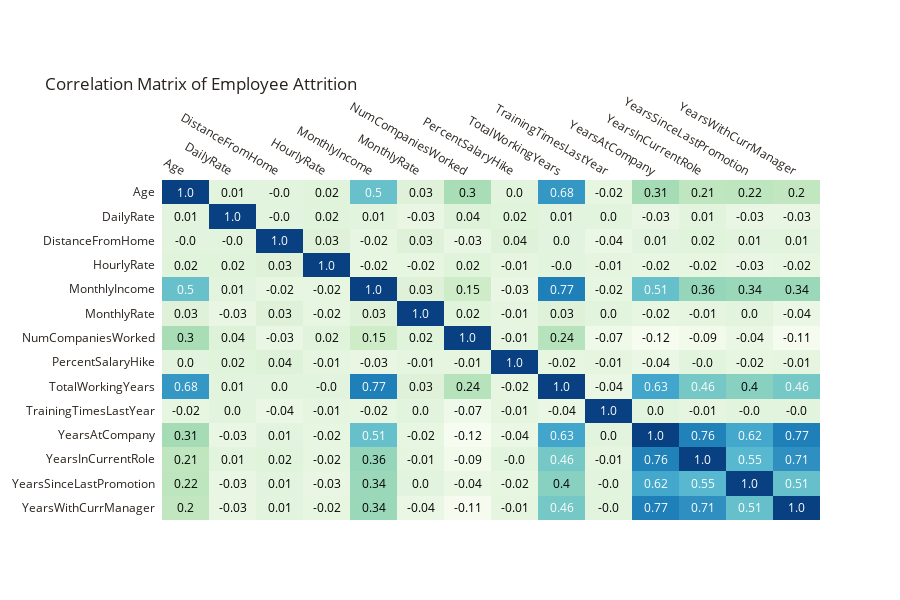

The cell this chart's notebook holds for it:
### Markdown cell above
Dựa trên scatterplot trên, thu nhập hàng tháng có mối tương quan duong với tổng số năm làm việc và có mối liên hệ mạnh giữa thu nhập của nhân viên và job level của họ.

### Code cell
cat_cols=[]
for i in data.columns:
    if data[i].nunique() <= 5 or data[i].dtype == object:
        cat_cols.append(i)
df=data.copy()
df.drop(df[cat_cols], axis=1, inplace=True)
df.drop('EmployeeNumber', axis=1, inplace=True)
corr=df.corr().round(2)
x=corr.index.tolist()
y=corr.columns.tolist()
z=corr.to_numpy()
fig = ff.create_annotated_heatmap(z=z, x=x, y=y, annotation_text=z, name='',
                                  hovertemplate="Correlation between %{x} and %{y}= %{z}",
                                  colorscale='GnBu')
fig.update_yaxes(autorange="reversed")
fig.update_layout(title="Correlation Matrix of Employee Attrition", 
                  font_color='#28221D',margin=dict(t=180),height=600)
fig.show()

### Figure 1 — Plotly figure (JSON) as saved in the notebook; plotly's stock layout.template omitted (floating-point values rounded to 4 significant figures; data arrays with more than 128 entries replaced by an {"elided": "..."} marker saying what was removed)
{"data": [{"colorscale": [[0, "rgb(247,252,240)"], [0.125, "rgb(224,243,219)"], [0.25, "rgb(204,235,197)"], [0.375, "rgb(168,221,181)"], [0.5, "rgb(123,204,196)"], [0.625, "rgb(78,179,211)"], [0.75, "rgb(43,140,190)"], [0.875, "rgb(8,104,172)"], [1, "rgb(8,64,129)"]], "hovertemplate": "Correlation between %{x} and %{y}= %{z}", "name": "", "reversescale": false, "showscale": false, "type": "heatmap", "x": ["Age", "DailyRate", "DistanceFromHome", "HourlyRate", "MonthlyIncome", "MonthlyRate", "NumCompaniesWorked", "PercentSalaryHike", "TotalWorkingYears", "TrainingTimesLastYear", "YearsAtCompany", "YearsInCurrentRole", "YearsSinceLastPromotion", "YearsWithCurrManager"], "y": ["Age", "DailyRate", "DistanceFromHome", "HourlyRate", "MonthlyIncome", "MonthlyRate", "NumCompaniesWorked", "PercentSalaryHike", "TotalWorkingYears", "TrainingTimesLastYear", "YearsAtCompany", "YearsInCurrentRole", "YearsSinceLastPromotion", "YearsWithCurrManager"], "z": {"elided": "14x14 float values"}}], "layout": {"annotations": [{"font": {"color": "#FFFFFF"}, "showarrow": false, "text": "1.0", "x": "Age", "xref": "x", "y": "Age", "yref": "y"}, {"font": {"color": "#000000"}, "showarrow": false, "text": "0.01", "x": "DailyRate", "xref": "x", "y": "Age", "yref": "y"}, {"font": {"color": "#000000"}, "showarrow": false, "text": "-0.0", "x": "DistanceFromHome", "xref": "x", "y": "Age", "yref": "y"}, {"font": {"color": "#000000"}, "showarrow": false, "text": "0.02", "x": "HourlyRate", "xref": "x", "y": "Age", "yref": "y"}, {"font": {"color": "#FFFFFF"}, "showarrow": false, "text": "0.5", "x": "MonthlyIncome", "xref": "x", "y": "Age", "yref": "y"}, {"font": {"color": "#000000"}, "showarrow": false, "text": "0.03", "x": "MonthlyRate", "xref": "x", "y": "Age", "yref": "y"}, {"font": {"color": "#000000"}, "showarrow": false, "text": "0.3", "x": "NumCompaniesWorked", "xref": "x", "y": "Age", "yref": "y"}, {"font": {"color": "#000000"}, "showarrow": false, "text": "0.0", "x": "PercentSalaryHike", "xref": "x", "y": "Age", "yref": "y"}, {"font": {"color": "#FFFFFF"}, "showarrow": false, "text": "0.68", "x": "TotalWorkingYears", "xref": "x", "y": "Age", "yref": "y"}, {"font": {"color": "#000000"}, "showarrow": false, "text": "-0.02", "x": "TrainingTimesLastYear", "xref": "x", "y": "Age", "yref": "y"}, {"font": {"color": "#000000"}, "showarrow": false, "text": "0.31", "x": "YearsAtCompany", "xref": "x", "y": "Age", "yref": "y"}, {"font": {"color": "#000000"}, "showarrow": false, "text": "0.21", "x": "YearsInCurrentRole", "xref": "x", "y": "Age", "yref": "y"}, {"font": {"color": "#000000"}, "showarrow": false, "text": "0.22", "x": "YearsSinceLastPromotion", "xref": "x", "y": "Age", "yref": "y"}, {"font": {"color": "#000000"}, "showarrow": false, "text": "0.2", "x": "YearsWithCurrManager", "xref": "x", "y": "Age", "yref": "y"}, {"font": {"color": "#000000"}, "showarrow": false, "text": "0.01", "x": "Age", "xref": "x", "y": "DailyRate", "yref": "y"}, {"font": {"color": "#FFFFFF"}, "showarrow": false, "text": "1.0", "x": "DailyRate", "xref": "x", "y": "DailyRate", "yref": "y"}, {"font": {"color": "#000000"}, "showarrow": false, "text": "-0.0", "x": "DistanceFromHome", "xref": "x", "y": "DailyRate", "yref": "y"}, {"font": {"color": "#000000"}, "showarrow": false, "text": "0.02", "x": "HourlyRate", "xref": "x", "y": "DailyRate", "yref": "y"}, {"font": {"color": "#000000"}, "showarrow": false, "text": "0.01", "x": "MonthlyIncome", "xref": "x", "y": "DailyRate", "yref": "y"}, {"font": {"color": "#000000"}, "showarrow": false, "text": "-0.03", "x": "MonthlyRate", "xref": "x", "y": "DailyRate", "yref": "y"}, {"font": {"color": "#000000"}, "showarrow": false, "text": "0.04", "x": "NumCompaniesWorked", "xref": "x", "y": "DailyRate", "yref": "y"}, {"font": {"color": "#000000"}, "showarrow": false, "text": "0.02", "x": "PercentSalaryHike", "xref": "x", "y": "DailyRate", "yref": "y"}, {"font": {"color": "#000000"}, "showarrow": false, "text": "0.01", "x": "TotalWorkingYears", "xref": "x", "y": "DailyRate", "yref": "y"}, {"font": {"color": "#000000"}, "showarrow": false, "text": "0.0", "x": "TrainingTimesLastYear", "xref": "x", "y": "DailyRate", "yref": "y"}, {"font": {"color": "#000000"}, "showarrow": false, "text": "-0.03", "x": "YearsAtCompany", "xref": "x", "y": "DailyRate", "yref": "y"}, {"font": {"color": "#000000"}, "showarrow": false, "text": "0.01", "x": "YearsInCurrentRole", "xref": "x", "y": "DailyRate", "yref": "y"}, {"font": {"color": "#000000"}, "showarrow": false, "text": "-0.03", "x": "YearsSinceLastPromotion", "xref": "x", "y": "DailyRate", "yref": "y"}, {"font": {"color": "#000000"}, "showarrow": false, "text": "-0.03", "x": "YearsWithCurrManager", "xref": "x", "y": "DailyRate", "yref": "y"}, {"font": {"color": "#000000"}, "showarrow": false, "text": "-0.0", "x": "Age", "xref": "x", "y": "DistanceFromHome", "yref": "y"}, {"font": {"color": "#000000"}, "showarrow": false, "text": "-0.0", "x": "DailyRate", "xref": "x", "y": "DistanceFromHome", "yref": "y"}, {"font": {"color": "#FFFFFF"}, "showarrow": false, "text": "1.0", "x": "DistanceFromHome", "xref": "x", "y": "DistanceFromHome", "yref": "y"}, {"font": {"color": "#000000"}, "showarrow": false, "text": "0.03", "x": "HourlyRate", "xref": "x", "y": "DistanceFromHome", "yref": "y"}, {"font": {"color": "#000000"}, "showarrow": false, "text": "-0.02", "x": "MonthlyIncome", "xref": "x", "y": "DistanceFromHome", "yref": "y"}, {"font": {"color": "#000000"}, "showarrow": false, "text": "0.03", "x": "MonthlyRate", "xref": "x", "y": "DistanceFromHome", "yref": "y"}, {"font": {"color": "#000000"}, "showarrow": false, "text": "-0.03", "x": "NumCompaniesWorked", "xref": "x", "y": "DistanceFromHome", "yref": "y"}, {"font": {"color": "#000000"}, "showarrow": false, "text": "0.04", "x": "PercentSalaryHike", "xref": "x", "y": "DistanceFromHome", "yref": "y"}, {"font": {"color": "#000000"}, "showarrow": false, "text": "0.0", "x": "TotalWorkingYears", "xref": "x", "y": "DistanceFromHome", "yref": "y"}, {"font": {"color": "#000000"}, "showarrow": false, "text": "-0.04", "x": "TrainingTimesLastYear", "xref": "x", "y": "DistanceFromHome", "yref": "y"}, {"font": {"color": "#000000"}, "showarrow": false, "text": "0.01", "x": "YearsAtCompany", "xref": "x", "y": "DistanceFromHome", "yref": "y"}, {"font": {"color": "#000000"}, "showarrow": false, "text": "0.02", "x": "YearsInCurrentRole", "xref": "x", "y": "DistanceFromHome", "yref": "y"}, {"font": {"color": "#000000"}, "showarrow": false, "text": "0.01", "x": "YearsSinceLastPromotion", "xref": "x", "y": "DistanceFromHome", "yref": "y"}, {"font": {"color": "#000000"}, "showarrow": false, "text": "0.01", "x": "YearsWithCurrManager", "xref": "x", "y": "DistanceFromHome", "yref": "y"}, {"font": {"color": "#000000"}, "showarrow": false, "text": "0.02", "x": "Age", "xref": "x", "y": "HourlyRate", "yref": "y"}, {"font": {"color": "#000000"}, "showarrow": false, "text": "0.02", "x": "DailyRate", "xref": "x", "y": "HourlyRate", "yref": "y"}, {"font": {"color": "#000000"}, "showarrow": false, "text": "0.03", "x": "DistanceFromHome", "xref": "x", "y": "HourlyRate", "yref": "y"}, {"font": {"color": "#FFFFFF"}, "showarrow": false, "text": "1.0", "x": "HourlyRate", "xref": "x", "y": "HourlyRate", "yref": "y"}, {"font": {"color": "#000000"}, "showarrow": false, "text": "-0.02", "x": "MonthlyIncome", "xref": "x", "y": "HourlyRate", "yref": "y"}, {"font": {"color": "#000000"}, "showarrow": false, "text": "-0.02", "x": "MonthlyRate", "xref": "x", "y": "HourlyRate", "yref": "y"}, {"font": {"color": "#000000"}, "showarrow": false, "text": "0.02", "x": "NumCompaniesWorked", "xref": "x", "y": "HourlyRate", "yref": "y"}, {"font": {"color": "#000000"}, "showarrow": false, "text": "-0.01", "x": "PercentSalaryHike", "xref": "x", "y": "HourlyRate", "yref": "y"}, {"font": {"color": "#000000"}, "showarrow": false, "text": "-0.0", "x": "TotalWorkingYears", "xref": "x", "y": "HourlyRate", "yref": "y"}, {"font": {"color": "#000000"}, "showarrow": false, "text": "-0.01", "x": "TrainingTimesLastYear", "xref": "x", "y": "HourlyRate", "yref": "y"}, {"font": {"color": "#000000"}, "showarrow": false, "text": "-0.02", "x": "YearsAtCompany", "xref": "x", "y": "HourlyRate", "yref": "y"}, {"font": {"color": "#000000"}, "showarrow": false, "text": "-0.02", "x": "YearsInCurrentRole", "xref": "x", "y": "HourlyRate", "yref": "y"}, {"font": {"color": "#000000"}, "showarrow": false, "text": "-0.03", "x": "YearsSinceLastPromotion", "xref": "x", "y": "HourlyRate", "yref": "y"}, {"font": {"color": "#000000"}, "showarrow": false, "text": "-0.02", "x": "YearsWithCurrManager", "xref": "x", "y": "HourlyRate", "yref": "y"}, {"font": {"color": "#FFFFFF"}, "showarrow": false, "text": "0.5", "x": "Age", "xref": "x", "y": "MonthlyIncome", "yref": "y"}, {"font": {"color": "#000000"}, "showarrow": false, "text": "0.01", "x": "DailyRate", "xref": "x", "y": "MonthlyIncome", "yref": "y"}, {"font": {"color": "#000000"}, "showarrow": false, "text": "-0.02", "x": "DistanceFromHome", "xref": "x", "y": "MonthlyIncome", "yref": "y"}, {"font": {"color": "#000000"}, "showarrow": false, "text": "-0.02", "x": "HourlyRate", "xref": "x", "y": "MonthlyIncome", "yref": "y"}, {"font": {"color": "#FFFFFF"}, "showarrow": false, "text": "1.0", "x": "MonthlyIncome", "xref": "x", "y": "MonthlyIncome", "yref": "y"}, {"font": {"color": "#000000"}, "showarrow": false, "text": "0.03", "x": "MonthlyRate", "xref": "x", "y": "MonthlyIncome", "yref": "y"}, {"font": {"color": "#000000"}, "showarrow": false, "text": "0.15", "x": "NumCompaniesWorked", "xref": "x", "y": "MonthlyIncome", "yref": "y"}, {"font": {"color": "#000000"}, "showarrow": false, "text": "-0.03", "x": "PercentSalaryHike", "xref": "x", "y": "MonthlyIncome", "yref": "y"}, {"font": {"color": "#FFFFFF"}, "showarrow": false, "text": "0.77", "x": "TotalWorkingYears", "xref": "x", "y": "MonthlyIncome", "yref": "y"}, {"font": {"color": "#000000"}, "showarrow": false, "text": "-0.02", "x": "TrainingTimesLastYear", "xref": "x", "y": "MonthlyIncome", "yref": "y"}, {"font": {"color": "#FFFFFF"}, "showarrow": false, "text": "0.51", "x": "YearsAtCompany", "xref": "x", "y": "MonthlyIncome", "yref": "y"}, {"font": {"color": "#000000"}, "showarrow": false, "text": "0.36", "x": "YearsInCurrentRole", "xref": "x", "y": "MonthlyIncome", "yref": "y"}, {"font": {"color": "#000000"}, "showarrow": false, "text": "0.34", "x": "YearsSinceLastPromotion", "xref": "x", "y": "MonthlyIncome", "yref": "y"}, {"font": {"color": "#000000"}, "showarrow": false, "text": "0.34", "x": "YearsWithCurrManager", "xref": "x", "y": "MonthlyIncome", "yref": "y"}, {"font": {"color": "#000000"}, "showarrow": false, "text": "0.03", "x": "Age", "xref": "x", "y": "MonthlyRate", "yref": "y"}, {"font": {"color": "#000000"}, "showarrow": false, "text": "-0.03", "x": "DailyRate", "xref": "x", "y": "MonthlyRate", "yref": "y"}, {"font": {"color": "#000000"}, "showarrow": false, "text": "0.03", "x": "DistanceFromHome", "xref": "x", "y": "MonthlyRate", "yref": "y"}, {"font": {"color": "#000000"}, "showarrow": false, "text": "-0.02", "x": "HourlyRate", "xref": "x", "y": "MonthlyRate", "yref": "y"}, {"font": {"color": "#000000"}, "showarrow": false, "text": "0.03", "x": "MonthlyIncome", "xref": "x", "y": "MonthlyRate", "yref": "y"}, {"font": {"color": "#FFFFFF"}, "showarrow": false, "text": "1.0", "x": "MonthlyRate", "xref": "x", "y": "MonthlyRate", "yref": "y"}, {"font": {"color": "#000000"}, "showarrow": false, "text": "0.02", "x": "NumCompaniesWorked", "xref": "x", "y": "MonthlyRate", "yref": "y"}, {"font": {"color": "#000000"}, "showarrow": false, "text": "-0.01", "x": "PercentSalaryHike", "xref": "x", "y": "MonthlyRate", "yref": "y"}, {"font": {"color": "#000000"}, "showarrow": false, "text": "0.03", "x": "TotalWorkingYears", "xref": "x", "y": "MonthlyRate", "yref": "y"}, {"font": {"color": "#000000"}, "showarrow": false, "text": "0.0", "x": "TrainingTimesLastYear", "xref": "x", "y": "MonthlyRate", "yref": "y"}, {"font": {"color": "#000000"}, "showarrow": false, "text": "-0.02", "x": "YearsAtCompany", "xref": "x", "y": "MonthlyRate", "yref": "y"}, {"font": {"color": "#000000"}, "showarrow": false, "text": "-0.01", "x": "YearsInCurrentRole", "xref": "x", "y": "MonthlyRate", "yref": "y"}, {"font": {"color": "#000000"}, "showarrow": false, "text": "0.0", "x": "YearsSinceLastPromotion", "xref": "x", "y": "MonthlyRate", "yref": "y"}, {"font": {"color": "#000000"}, "showarrow": false, "text": "-0.04", "x": "YearsWithCurrManager", "xref": "x", "y": "MonthlyRate", "yref": "y"}, {"font": {"color": "#000000"}, "showarrow": false, "text": "0.3", "x": "Age", "xref": "x", "y": "NumCompaniesWorked", "yref": "y"}, {"font": {"color": "#000000"}, "showarrow": false, "text": "0.04", "x": "DailyRate", "xref": "x", "y": "NumCompaniesWorked", "yref": "y"}, {"font": {"color": "#000000"}, "showarrow": false, "text": "-0.03", "x": "DistanceFromHome", "xref": "x", "y": "NumCompaniesWorked", "yref": "y"}, {"font": {"color": "#000000"}, "showarrow": false, "text": "0.02", "x": "HourlyRate", "xref": "x", "y": "NumCompaniesWorked", "yref": "y"}, {"font": {"color": "#000000"}, "showarrow": false, "text": "0.15", "x": "MonthlyIncome", "xref": "x", "y": "NumCompaniesWorked", "yref": "y"}, {"font": {"color": "#000000"}, "showarrow": false, "text": "0.02", "x": "MonthlyRate", "xref": "x", "y": "NumCompaniesWorked", "yref": "y"}, {"font": {"color": "#FFFFFF"}, "showarrow": false, "text": "1.0", "x": "NumCompaniesWorked", "xref": "x", "y": "NumCompaniesWorked", "yref": "y"}, {"font": {"color": "#000000"}, "showarrow": false, "text": "-0.01", "x": "PercentSalaryHike", "xref": "x", "y": "NumCompaniesWorked", "yref": "y"}, {"font": {"color": "#000000"}, "showarrow": false, "text": "0.24", "x": "TotalWorkingYears", "xref": "x", "y": "NumCompaniesWorked", "yref": "y"}, {"font": {"color": "#000000"}, "showarrow": false, "text": "-0.07", "x": "TrainingTimesLastYear", "xref": "x", "y": "NumCompaniesWorked", "yref": "y"}, {"font": {"color": "#000000"}, "showarrow": false, "text": "-0.12", "x": "YearsAtCompany", "xref": "x", "y": "NumCompaniesWorked", "yref": "y"}, {"font": {"color": "#000000"}, "showarrow": false, "text": "-0.09", "x": "YearsInCurrentRole", "xref": "x", "y": "NumCompaniesWorked", "yref": "y"}, {"font": {"color": "#000000"}, "showarrow": false, "text": "-0.04", "x": "YearsSinceLastPromotion", "xref": "x", "y": "NumCompaniesWorked", "yref": "y"}, {"font": {"color": "#000000"}, "showarrow": false, "text": "-0.11", "x": "YearsWithCurrManager", "xref": "x", "y": "NumCompaniesWorked", "yref": "y"}, {"font": {"color": "#000000"}, "showarrow": false, "text": "0.0", "x": "Age", "xref": "x", "y": "PercentSalaryHike", "yref": "y"}, {"font": {"color": "#000000"}, "showarrow": false, "text": "0.02", "x": "DailyRate", "xref": "x", "y": "PercentSalaryHike", "yref": "y"}, {"font": {"color": "#000000"}, "showarrow": false, "text": "0.04", "x": "DistanceFromHome", "xref": "x", "y": "PercentSalaryHike", "yref": "y"}, {"font": {"color": "#000000"}, "showarrow": false, "text": "-0.01", "x": "HourlyRate", "xref": "x", "y": "PercentSalaryHike", "yref": "y"}, {"font": {"color": "#000000"}, "showarrow": false, "text": "-0.03", "x": "MonthlyIncome", "xref": "x", "y": "PercentSalaryHike", "yref": "y"}, {"font": {"color": "#000000"}, "showarrow": false, "text": "-0.01", "x": "MonthlyRate", "xref": "x", "y": "PercentSalaryHike", "yref": "y"}, {"font": {"color": "#000000"}, "showarrow": false, "text": "-0.01", "x": "NumCompaniesWorked", "xref": "x", "y": "PercentSalaryHike", "yref": "y"}, {"font": {"color": "#FFFFFF"}, "showarrow": false, "text": "1.0", "x": "PercentSalaryHike", "xref": "x", "y": "PercentSalaryHike", "yref": "y"}, {"font": {"color": "#000000"}, "showarrow": false, "text": "-0.02", "x": "TotalWorkingYears", "xref": "x", "y": "PercentSalaryHike", "yref": "y"}, {"font": {"color": "#000000"}, "showarrow": false, "text": "-0.01", "x": "TrainingTimesLastYear", "xref": "x", "y": "PercentSalaryHike", "yref": "y"}, {"font": {"color": "#000000"}, "showarrow": false, "text": "-0.04", "x": "YearsAtCompany", "xref": "x", "y": "PercentSalaryHike", "yref": "y"}, {"font": {"color": "#000000"}, "showarrow": false, "text": "-0.0", "x": "YearsInCurrentRole", "xref": "x", "y": "PercentSalaryHike", "yref": "y"}, {"font": {"color": "#000000"}, "showarrow": false, "text": "-0.02", "x": "YearsSinceLastPromotion", "xref": "x", "y": "PercentSalaryHike", "yref": "y"}, {"font": {"color": "#000000"}, "showarrow": false, "text": "-0.01", "x": "YearsWithCurrManager", "xref": "x", "y": "PercentSalaryHike", "yref": "y"}, {"font": {"color": "#FFFFFF"}, "showarrow": false, "text": "0.68", "x": "Age", "xref": "x", "y": "TotalWorkingYears", "yref": "y"}, {"font": {"color": "#000000"}, "showarrow": false, "text": "0.01", "x": "DailyRate", "xref": "x", "y": "TotalWorkingYears", "yref": "y"}, {"font": {"color": "#000000"}, "showarrow": false, "text": "0.0", "x": "DistanceFromHome", "xref": "x", "y": "TotalWorkingYears", "yref": "y"}, {"font": {"color": "#000000"}, "showarrow": false, "text": "-0.0", "x": "HourlyRate", "xref": "x", "y": "TotalWorkingYears", "yref": "y"}, {"font": {"color": "#FFFFFF"}, "showarrow": false, "text": "0.77", "x": "MonthlyIncome", "xref": "x", "y": "TotalWorkingYears", "yref": "y"}, {"font": {"color": "#000000"}, "showarrow": false, "text": "0.03", "x": "MonthlyRate", "xref": "x", "y": "TotalWorkingYears", "yref": "y"}, {"font": {"color": "#000000"}, "showarrow": false, "text": "0.24", "x": "NumCompaniesWorked", "xref": "x", "y": "TotalWorkingYears", "yref": "y"}, {"font": {"color": "#000000"}, "showarrow": false, "text": "-0.02", "x": "PercentSalaryHike", "xref": "x", "y": "TotalWorkingYears", "yref": "y"}, {"font": {"color": "#FFFFFF"}, "showarrow": false, "text": "1.0", "x": "TotalWorkingYears", "xref": "x", "y": "TotalWorkingYears", "yref": "y"}, {"font": {"color": "#000000"}, "showarrow": false, "text": "-0.04", "x": "TrainingTimesLastYear", "xref": "x", "y": "TotalWorkingYears", "yref": "y"}, {"font": {"color": "#FFFFFF"}, "showarrow": false, "text": "0.63", "x": "YearsAtCompany", "xref": "x", "y": "TotalWorkingYears", "yref": "y"}, {"font": {"color": "#FFFFFF"}, "showarrow": false, "text": "0.46", "x": "YearsInCurrentRole", "xref": "x", "y": "TotalWorkingYears", "yref": "y"}, {"font": {"color": "#000000"}, "showarrow": false, "text": "0.4", "x": "YearsSinceLastPromotion", "xref": "x", "y": "TotalWorkingYears", "yref": "y"}, {"font": {"color": "#FFFFFF"}, "showarrow": false, "text": "0.46", "x": "YearsWithCurrManager", "xref": "x", "y": "TotalWorkingYears", "yref": "y"}, {"font": {"color": "#000000"}, "showarrow": false, "text": "-0.02", "x": "Age", "xref": "x", "y": "TrainingTimesLastYear", "yref": "y"}, {"font": {"color": "#000000"}, "showarrow": false, "text": "0.0", "x": "DailyRate", "xref": "x", "y": "TrainingTimesLastYear", "yref": "y"}, {"font": {"color": "#000000"}, "showarrow": false, "text": "-0.04", "x": "DistanceFromHome", "xref": "x", "y": "TrainingTimesLastYear", "yref": "y"}, {"font": {"color": "#000000"}, "showarrow": false, "text": "-0.01", "x": "HourlyRate", "xref": "x", "y": "TrainingTimesLastYear", "yref": "y"}, {"font": {"color": "#000000"}, "showarrow": false, "text": "-0.02", "x": "MonthlyIncome", "xref": "x", "y": "TrainingTimesLastYear", "yref": "y"}, {"font": {"color": "#000000"}, "showarrow": false, "text": "0.0", "x": "MonthlyRate", "xref": "x", "y": "TrainingTimesLastYear", "yref": "y"}, {"font": {"color": "#000000"}, "showarrow": false, "text": "-0.07", "x": "NumCompaniesWorked", "xref": "x", "y": "TrainingTimesLastYear", "yref": "y"}, {"font": {"color": "#000000"}, "showarrow": false, "text": "-0.01", "x": "PercentSalaryHike", "xref": "x", "y": "TrainingTimesLastYear", "yref": "y"}, {"font": {"color": "#000000"}, "showarrow": false, "text": "-0.04", "x": "TotalWorkingYears", "xref": "x", "y": "TrainingTimesLastYear", "yref": "y"}, {"font": {"color": "#FFFFFF"}, "showarrow": false, "text": "1.0", "x": "TrainingTimesLastYear", "xref": "x", "y": "TrainingTimesLastYear", "yref": "y"}, {"font": {"color": "#000000"}, "showarrow": false, "text": "0.0", "x": "YearsAtCompany", "xref": "x", "y": "TrainingTimesLastYear", "yref": "y"}, {"font": {"color": "#000000"}, "showarrow": false, "text": "-0.01", "x": "YearsInCurrentRole", "xref": "x", "y": "TrainingTimesLastYear", "yref": "y"}, {"font": {"color": "#000000"}, "showarrow": false, "text": "-0.0", "x": "YearsSinceLastPromotion", "xref": "x", "y": "TrainingTimesLastYear", "yref": "y"}, {"font": {"color": "#000000"}, "showarrow": false, "text": "-0.0", "x": "YearsWithCurrManager", "xref": "x", "y": "TrainingTimesLastYear", "yref": "y"}, {"font": {"color": "#000000"}, "showarrow": false, "text": "0.31", "x": "Age", "xref": "x", "y": "YearsAtCompany", "yref": "y"}, {"font": {"color": "#000000"}, "showarrow": false, "text": "-0.03", "x": "DailyRate", "xref": "x", "y": "YearsAtCompany", "yref": "y"}, {"font": {"color": "#000000"}, "showarrow": false, "text": "0.01", "x": "DistanceFromHome", "xref": "x", "y": "YearsAtCompany", "yref": "y"}, {"font": {"color": "#000000"}, "showarrow": false, "text": "-0.02", "x": "HourlyRate", "xref": "x", "y": "YearsAtCompany", "yref": "y"}, {"font": {"color": "#FFFFFF"}, "showarrow": false, "text": "0.51", "x": "MonthlyIncome", "xref": "x", "y": "YearsAtCompany", "yref": "y"}, {"font": {"color": "#000000"}, "showarrow": false, "text": "-0.02", "x": "MonthlyRate", "xref": "x", "y": "YearsAtCompany", "yref": "y"}, {"font": {"color": "#000000"}, "showarrow": false, "text": "-0.12", "x": "NumCompaniesWorked", "xref": "x", "y": "YearsAtCompany", "yref": "y"}, {"font": {"color": "#000000"}, "showarrow": false, "text": "-0.04", "x": "PercentSalaryHike", "xref": "x", "y": "YearsAtCompany", "yref": "y"}, {"font": {"color": "#FFFFFF"}, "showarrow": false, "text": "0.63", "x": "TotalWorkingYears", "xref": "x", "y": "YearsAtCompany", "yref": "y"}, {"font": {"color": "#000000"}, "showarrow": false, "text": "0.0", "x": "TrainingTimesLastYear", "xref": "x", "y": "YearsAtCompany", "yref": "y"}, {"font": {"color": "#FFFFFF"}, "showarrow": false, "text": "1.0", "x": "YearsAtCompany", "xref": "x", "y": "YearsAtCompany", "yref": "y"}, {"font": {"color": "#FFFFFF"}, "showarrow": false, "text": "0.76", "x": "YearsInCurrentRole", "xref": "x", "y": "YearsAtCompany", "yref": "y"}, {"font": {"color": "#FFFFFF"}, "showarrow": false, "text": "0.62", "x": "YearsSinceLastPromotion", "xref": "x", "y": "YearsAtCompany", "yref": "y"}, {"font": {"color": "#FFFFFF"}, "showarrow": false, "text": "0.77", "x": "YearsWithCurrManager", "xref": "x", "y": "YearsAtCompany", "yref": "y"}, {"font": {"color": "#000000"}, "showarrow": false, "text": "0.21", "x": "Age", "xref": "x", "y": "YearsInCurrentRole", "yref": "y"}, {"font": {"color": "#000000"}, "showarrow": false, "text": "0.01", "x": "DailyRate", "xref": "x", "y": "YearsInCurrentRole", "yref": "y"}, {"font": {"color": "#000000"}, "showarrow": false, "text": "0.02", "x": "DistanceFromHome", "xref": "x", "y": "YearsInCurrentRole", "yref": "y"}, {"font": {"color": "#000000"}, "showarrow": false, "text": "-0.02", "x": "HourlyRate", "xref": "x", "y": "YearsInCurrentRole", "yref": "y"}, {"font": {"color": "#000000"}, "showarrow": false, "text": "0.36", "x": "MonthlyIncome", "xref": "x", "y": "YearsInCurrentRole", "yref": "y"}, {"font": {"color": "#000000"}, "showarrow": false, "text": "-0.01", "x": "MonthlyRate", "xref": "x", "y": "YearsInCurrentRole", "yref": "y"}, {"font": {"color": "#000000"}, "showarrow": false, "text": "-0.09", "x": "NumCompaniesWorked", "xref": "x", "y": "YearsInCurrentRole", "yref": "y"}, {"font": {"color": "#000000"}, "showarrow": false, "text": "-0.0", "x": "PercentSalaryHike", "xref": "x", "y": "YearsInCurrentRole", "yref": "y"}, {"font": {"color": "#FFFFFF"}, "showarrow": false, "text": "0.46", "x": "TotalWorkingYears", "xref": "x", "y": "YearsInCurrentRole", "yref": "y"}, {"font": {"color": "#000000"}, "showarrow": false, "text": "-0.01", "x": "TrainingTimesLastYear", "xref": "x", "y": "YearsInCurrentRole", "yref": "y"}, {"font": {"color": "#FFFFFF"}, "showarrow": false, "text": "0.76", "x": "YearsAtCompany", "xref": "x", "y": "YearsInCurrentRole", "yref": "y"}, {"font": {"color": "#FFFFFF"}, "showarrow": false, "text": "1.0", "x": "YearsInCurrentRole", "xref": "x", "y": "YearsInCurrentRole", "yref": "y"}, {"font": {"color": "#FFFFFF"}, "showarrow": false, "text": "0.55", "x": "YearsSinceLastPromotion", "xref": "x", "y": "YearsInCurrentRole", "yref": "y"}, {"font": {"color": "#FFFFFF"}, "showarrow": false, "text": "0.71", "x": "YearsWithCurrManager", "xref": "x", "y": "YearsInCurrentRole", "yref": "y"}, {"font": {"color": "#000000"}, "showarrow": false, "text": "0.22", "x": "Age", "xref": "x", "y": "YearsSinceLastPromotion", "yref": "y"}, {"font": {"color": "#000000"}, "showarrow": false, "text": "-0.03", "x": "DailyRate", "xref": "x", "y": "YearsSinceLastPromotion", "yref": "y"}, {"font": {"color": "#000000"}, "showarrow": false, "text": "0.01", "x": "DistanceFromHome", "xref": "x", "y": "YearsSinceLastPromotion", "yref": "y"}, {"font": {"color": "#000000"}, "showarrow": false, "text": "-0.03", "x": "HourlyRate", "xref": "x", "y": "YearsSinceLastPromotion", "yref": "y"}, {"font": {"color": "#000000"}, "showarrow": false, "text": "0.34", "x": "MonthlyIncome", "xref": "x", "y": "YearsSinceLastPromotion", "yref": "y"}, {"font": {"color": "#000000"}, "showarrow": false, "text": "0.0", "x": "MonthlyRate", "xref": "x", "y": "YearsSinceLastPromotion", "yref": "y"}, {"font": {"color": "#000000"}, "showarrow": false, "text": "-0.04", "x": "NumCompaniesWorked", "xref": "x", "y": "YearsSinceLastPromotion", "yref": "y"}, {"font": {"color": "#000000"}, "showarrow": false, "text": "-0.02", "x": "PercentSalaryHike", "xref": "x", "y": "YearsSinceLastPromotion", "yref": "y"}, {"font": {"color": "#000000"}, "showarrow": false, "text": "0.4", "x": "TotalWorkingYears", "xref": "x", "y": "YearsSinceLastPromotion", "yref": "y"}, {"font": {"color": "#000000"}, "showarrow": false, "text": "-0.0", "x": "TrainingTimesLastYear", "xref": "x", "y": "YearsSinceLastPromotion", "yref": "y"}, {"font": {"color": "#FFFFFF"}, "showarrow": false, "text": "0.62", "x": "YearsAtCompany", "xref": "x", "y": "YearsSinceLastPromotion", "yref": "y"}, {"font": {"color": "#FFFFFF"}, "showarrow": false, "text": "0.55", "x": "YearsInCurrentRole", "xref": "x", "y": "YearsSinceLastPromotion", "yref": "y"}, {"font": {"color": "#FFFFFF"}, "showarrow": false, "text": "1.0", "x": "YearsSinceLastPromotion", "xref": "x", "y": "YearsSinceLastPromotion", "yref": "y"}, {"font": {"color": "#FFFFFF"}, "showarrow": false, "text": "0.51", "x": "YearsWithCurrManager", "xref": "x", "y": "YearsSinceLastPromotion", "yref": "y"}, {"font": {"color": "#000000"}, "showarrow": false, "text": "0.2", "x": "Age", "xref": "x", "y": "YearsWithCurrManager", "yref": "y"}, {"font": {"color": "#000000"}, "showarrow": false, "text": "-0.03", "x": "DailyRate", "xref": "x", "y": "YearsWithCurrManager", "yref": "y"}, {"font": {"color": "#000000"}, "showarrow": false, "text": "0.01", "x": "DistanceFromHome", "xref": "x", "y": "YearsWithCurrManager", "yref": "y"}, {"font": {"color": "#000000"}, "showarrow": false, "text": "-0.02", "x": "HourlyRate", "xref": "x", "y": "YearsWithCurrManager", "yref": "y"}, {"font": {"color": "#000000"}, "showarrow": false, "text": "0.34", "x": "MonthlyIncome", "xref": "x", "y": "YearsWithCurrManager", "yref": "y"}, {"font": {"color": "#000000"}, "showarrow": false, "text": "-0.04", "x": "MonthlyRate", "xref": "x", "y": "YearsWithCurrManager", "yref": "y"}, {"font": {"color": "#000000"}, "showarrow": false, "text": "-0.11", "x": "NumCompaniesWorked", "xref": "x", "y": "YearsWithCurrManager", "yref": "y"}, {"font": {"color": "#000000"}, "showarrow": false, "text": "-0.01", "x": "PercentSalaryHike", "xref": "x", "y": "YearsWithCurrManager", "yref": "y"}, {"font": {"color": "#FFFFFF"}, "showarrow": false, "text": "0.46", "x": "TotalWorkingYears", "xref": "x", "y": "YearsWithCurrManager", "yref": "y"}, {"font": {"color": "#000000"}, "showarrow": false, "text": "-0.0", "x": "TrainingTimesLastYear", "xref": "x", "y": "YearsWithCurrManager", "yref": "y"}, {"font": {"color": "#FFFFFF"}, "showarrow": false, "text": "0.77", "x": "YearsAtCompany", "xref": "x", "y": "YearsWithCurrManager", "yref": "y"}, {"font": {"color": "#FFFFFF"}, "showarrow": false, "text": "0.71", "x": "YearsInCurrentRole", "xref": "x", "y": "YearsWithCurrManager", "yref": "y"}, {"font": {"color": "#FFFFFF"}, "showarrow": false, "text": "0.51", "x": "YearsSinceLastPromotion", "xref": "x", "y": "YearsWithCurrManager", "yref": "y"}, {"font": {"color": "#FFFFFF"}, "showarrow": false, "text": "1.0", "x": "YearsWithCurrManager", "xref": "x", "y": "YearsWithCurrManager", "yref": "y"}], "font": {"color": "#28221D"}, "height": 600, "margin": {"t": 180}, "title": {"text": "Correlation Matrix of Employee Attrition"}, "xaxis": {"dtick": 1, "gridcolor": "rgb(0, 0, 0)", "side": "top", "ticks": ""}, "yaxis": {"autorange": "reversed", "dtick": 1, "ticks": "", "ticksuffix": "  "}}}
